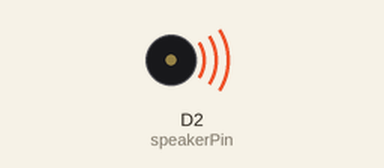
Simulated run of this sketch. Board: ESP8266 (NodeMCU). On the bench: buzzer (waves = sounding).

Above: at 0.2 s.
At 5.4 s:
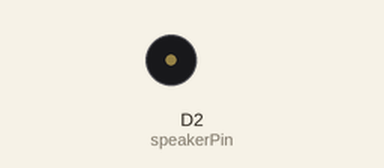
Timing chart, 0 to 7.4 s (numbered marks = the images above):
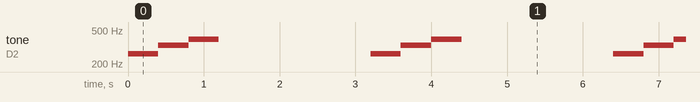

The sketch:

speaker_test.ino
```cpp
const int speakerPin = D2;

void setup() {
  pinMode(speakerPin, OUTPUT);
}

void loop() {
  tone(speakerPin, 262);  // C4
  delay(400);

  tone(speakerPin, 330);  // E4
  delay(400);

  tone(speakerPin, 392);  // G4
  delay(400);

  noTone(speakerPin);
  delay(2000);
}
```

Measured:
- by itself, tone on D2 (speakerPin): repeats every 3.2 s: 330 Hz 0.40 s, 392 Hz 0.40 s, silent 2.0 s, 262 Hz 0.40 s
